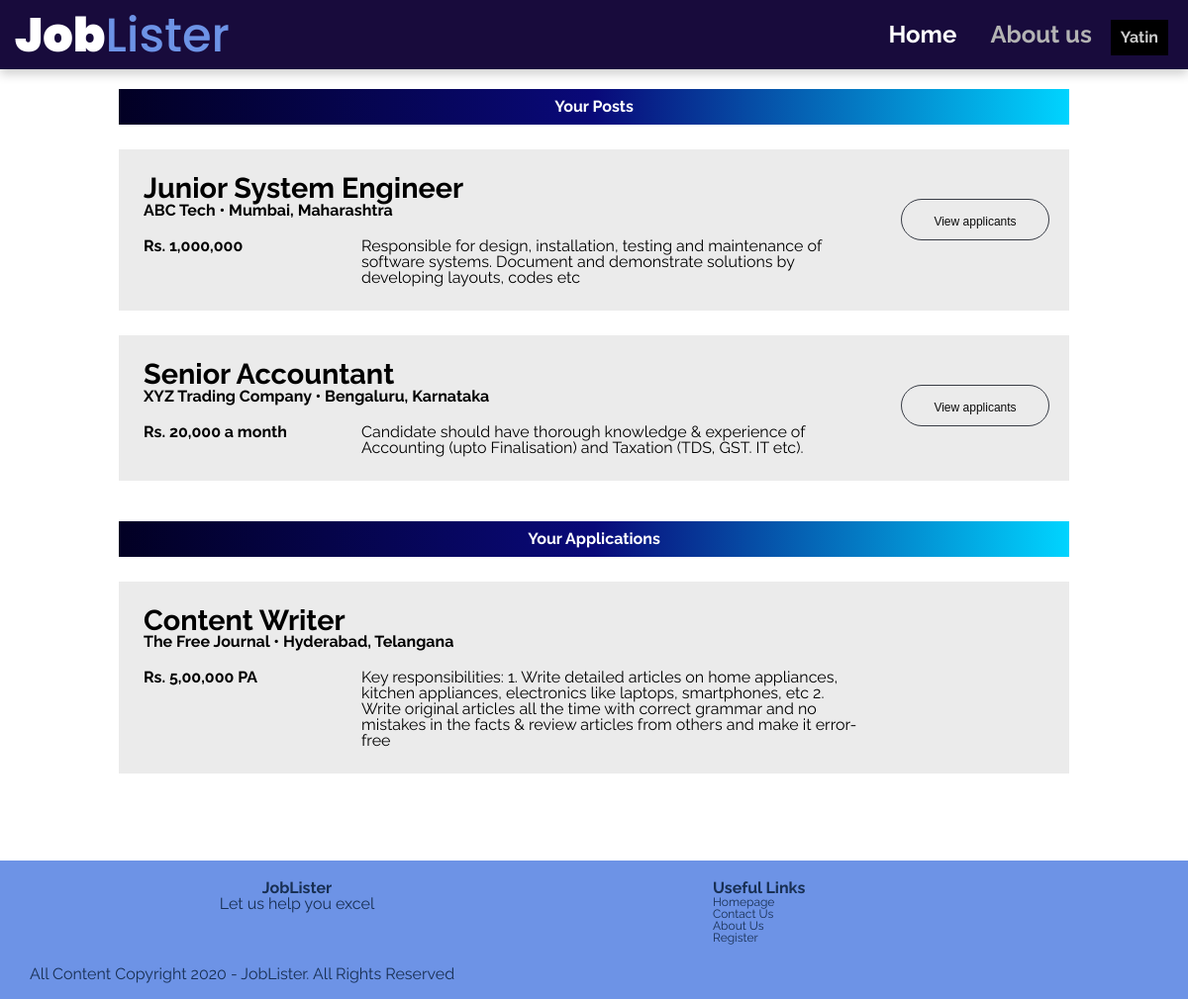
Page /console.php (signed in) on the committed database.
### tables this page shows
CREATE TABLE `jobs` (
  `u_id` int(11) NOT NULL,
  `job_id` int(11) NOT NULL,
  `category` varchar(255) NOT NULL,
  `company` varchar(225) NOT NULL,
  `job_title` varchar(225) NOT NULL,
  `description` varchar(555) NOT NULL,
  `salary` varchar(225) NOT NULL,
  `location` varchar(225) NOT NULL,
  `user_contact` varchar(225) NOT NULL,
  `user_email` varchar(225) NOT NULL
);

### console.php (the view, shortened to what this page needs)
<?php
    require 'conn.php';
    if(isset($_SESSION['user'])) {
        ?>
    <!DOCTYPE html>
    <html lang="en">
    <head>
        <link rel="stylesheet" href="Styles/Style.css">
    </head>
    <body>
    <header>
        <a href="index.php">
            <h1>Job<b>Lister</b></h1>
        </a>
        <nav>
            <ul id ="navigation">
                <li><a class="active" href="index.php">Home</a></li>
                <li><a href="aboutus.php">About us</a></li>
                <?php
                    if(!isset($_SESSION['user'])) {
                        echo '<li id="login"><a href="signIn.php"><img src="Icons/user-solid.svg"></a>';
                    } else {
                        echo '<li id="logout"><a href="console.php">', $_SESSION['user'] ,'</a><ul></li><li><a href="console.php">My console</a></li><li id="logout"><a href="logOut.php">Log out</a></li></ul></li>';
                    }
                ?>
        </nav>
    </header>
    <main>
        <div class="sec-title">
            <h2>Your Posts</h2>
        </div>
        <?php
            $id = $_SESSION['u_id'];
            $stm1 = 'SELECT * FROM jobs WHERE u_id=?';
            $sql = mysqli_stmt_init($conn);
            mysqli_stmt_prepare($sql, $stm1);
            mysqli_stmt_bind_param($sql, "d", $id);
            mysqli_stmt_execute($sql);
            $result = mysqli_stmt_get_result($sql);
            while($row = mysqli_fetch_array($result, MYSQLI_BOTH)) {
            ?>
            <div class="jobs-container" name="job-post">
                <div class="title">
                    <h2><?php echo $row['job_title']; ?></h2>
                    <h4><?php echo $row['company']; ?> • <?php echo $row['location']; ?></h4>
                </div>
                <div id="left" class="grid-left">
                    <h4><?php echo $row['salary']; ?></h4>
                </div>
                <div class="grid-right">
                    <p><?php echo $row['description']; ?></tr>
                </div>
                <form action="applicants.php" method="POST">
                    <input type="submit" value="View applicants">
                </form>
            </div>
        <?php
            }
        ?><br>
        <div class="sec-title">
            <h2>Your Applications</h2>
        </div>
        <?php
            $stm1 = 'SELECT * FROM applications WHERE u_id=?';
            mysqli_stmt_prepare($sql, $stm1);
            mysqli_stmt_bind_param($sql, "d", $id);
            mysqli_stmt_execute($sql);
            $res = mysqli_stmt_get_result($sql);
            $val = mysqli_fetch_array($res);
            $stm = 'SELECT * FROM jobs WHERE job_id=?';
            mysqli_stmt_prepare($sql, $stm);
            mysqli_stmt_bind_param($sql, "d", $val['j_id']);
            mysqli_stmt_execute($sql);
            if($result = mysqli_stmt_get_result($sql)) {
                while($row = mysqli_fetch_array($result, MYSQLI_BOTH)) {
        ?>
                    <div class="jobs-container" name="job-post">
                        <div class="title">
                            <h2><?php echo $row['job_title']; ?></h2>
                            <h4><?php echo $row['company']; ?> • <?php echo $row['location']; ?></h4>
                        </div>
                        <div id="left" class="grid-left">
                            <h4><?php echo $row['salary']; ?></h4>
                        </div>
                        <div class="grid-right">
                            <p><?php echo $row['description']; ?></tr>
                        </div>
                    </div>
        <?php
                }
            } else {
                mysqli_error($conn);
            }
        ?>
    </main>
    <footer class="page-footer">
        <div class="left">
            <h5>JobLister</h5>
            <p>Let us help you excel</p>
        </div>
        <div class="right">
            <h5>Useful Links</h5>
            <ul>
                <li><a href="index.php">Homepage</a></li>
                <li><a href="contact.php">Contact Us</a></li>
                <li><a href="about.php">About Us</a></li>
                <li><a href="register.php">Register</a></li>
            </ul>
        </div>
        <div class="footer-copyright">
            <small class="copy">All Content Copyright 2020 - JobLister. All Rights Reserved</small>
        </div>
    </footer>
    </body>
    </html>
        <?php
    } else {
        header('Location: index.php');
    }

### Styles/Style.css (style rules this page uses)
html, body, div, span, applet, object, iframe, h1, h2, h3, h4, h5, h6, p, blockquote, pre, a, abbr, acronym, address, big, cite, code, del, dfn, em, img, ins, kbd, q, s, samp, small, strike, strong, sub, sup, tt, var, b, u, i, center, dl, dt, dd, ol, ul, li, fieldset, form, label, legend, table, caption, tbody, tfoot, thead, tr, th, td, article, aside, canvas, details, embed, figure, figcaption, footer, header, hgroup, menu, nav, output, ruby, section, summary, time, mark, audio, video { margin: 0; padding: 0; border: 0; font-size: 100%; vertical-align: baseline; }
article, aside, details, figcaption, figure, footer, header, hgroup, menu, nav, section { display: block; }
body { line-height: 1; }
ol, ul { list-style: none; }
body { font-family: 'Raleway', sans-serif; overflow-x: hidden; min-height: 100vh; display: block; position: relative; padding-bottom: 120px; }
header { background: #100335f6; width: 100%; height: 70px; position: fixed; top: 0; left: 0; right: 0; z-index: 99; -webkit-box-shadow: 0px 5px 10px 0px rgba(0, 0, 0, 0.19); -moz-box-shadow: 0px 5px 10px 0px rgba(0, 0, 0, 0.19); box-shadow: 0px 5px 10px 0px rgba(0, 0, 0, 0.19); }
header a h1 { font-family: Poppins, sans-serif; color: rgb(255, 255, 255); font-size: 3rem; float: left; font-weight: 1000; padding-left: 15px; padding-top: 12px; }
header a h1 b { color: #6d93e6; font-weight: 500; }
header nav { float: right; padding-right: 20px; }
header nav ul { display: block; overflow: hidden; margin: 0 auto; width: fit-content; }
header nav li { padding-top: 20px; display: inline-block; font-weight: 700; }
header nav li a { display: block; color: #b3b3b3; text-decoration: unset; font-size: 1.5em; padding: 0px 15px; }
header nav li .active { font-weight: 700; text-decoration: none; color: #fff; }
li#logout a { padding: 10px; background: #000; color: #ccc; font-size: 1em; }
#left { float: left; }
input[type='submit'] { margin-inline: auto; transform: translateY(25px); font-size: 12px; line-height: 42px; display: block; width: 250px; height: 42px; cursor: pointer; color: rgb(12, 12, 12); background-color: rgba(255, 255, 255, 0); border: 1.5px solid #373B44; border-radius: 50px; }
a { font-size: 12px; display: block; text-align: center; text-decoration: none; color: grey; }
main { margin-top: 90px; }
.jobs-container { display: grid; grid-template-columns: 1fr 1fr 1fr 1fr; grid-template-areas: "grid-title grid-title grid-title grid-button" "grid-left grid-right grid-right grid-right"; width: 80%; grid-row-gap: 20px; grid-column-gap: 20px; padding: 25px 0; margin: 25px auto; background-color: #ebebeb; }
.jobs-container .title { grid-area: grid-title; grid-column-end: 4; }
.jobs-container input[type='submit'] { width: 150px; margin-right: 20px; }
.jobs-container .grid-left { grid-area: grid-left; grid-column-end: 2; }
.jobs-container .grid-right { grid-area: grid-right; grid-column-end: 5; }
.jobs-container h2 { font-size: 1.8rem; padding: 0 25px; }
.jobs-container h4 { font-size: 1rem; padding: 0 25px; }
.jobs-container p { display: block; width: 70%; }
.sec-title { background: linear-gradient(90deg, #020024, #090979, #00d4ff); width: 80%; margin: auto; }
.sec-title h2 { color: #fff; text-align: center; padding: 10px 0; }
.page-footer { background: #6d93e6; color: #182f53; width: 100%; position: absolute; bottom: 0; left: 0; z-index: 99; padding-top: 20px; height: 120px; margin-top: 50px; }
.page-footer .copy { float: left; padding-left: 30px; width:50%; margin-top: 55px; }
.left { float:left; text-align: center; width: 50%; }
.right { float:right; text-align: left; width: 40%; }
.right a { color: #182f53; text-align: left; }

### rows in the picture
jobs: job_title "Junior System Engineer", company "ABC Tech", location "Mumbai, Maharashtra", salary "Rs. 1,000,000", description "Responsible for design, installation, testing and maintenance of software systems. Document and demonstrate solutions by developing layouts, codes etc"
jobs: job_title "Senior Accountant", company "XYZ Trading Company", location "Bengaluru, Karnataka", salary "Rs. 20,000 a month", description "Candidate should have thorough knowledge & experience of Accounting (upto Finalisation) and Taxation (TDS, GST. IT etc)."
jobs: job_title "Content Writer", company "The Free Journal", location "Hyderabad, Telangana", salary "Rs. 5,00,000 PA", description "Key responsibilities: 1. Write detailed articles on home appliances, kitchen appliances, electronics like laptops, smartphones, etc 2. Write original articles all the time with correct grammar and no mistakes in the facts & review articles from others and make it error-free"

### other values in the picture
$_SESSION['user'] "Yatin"
